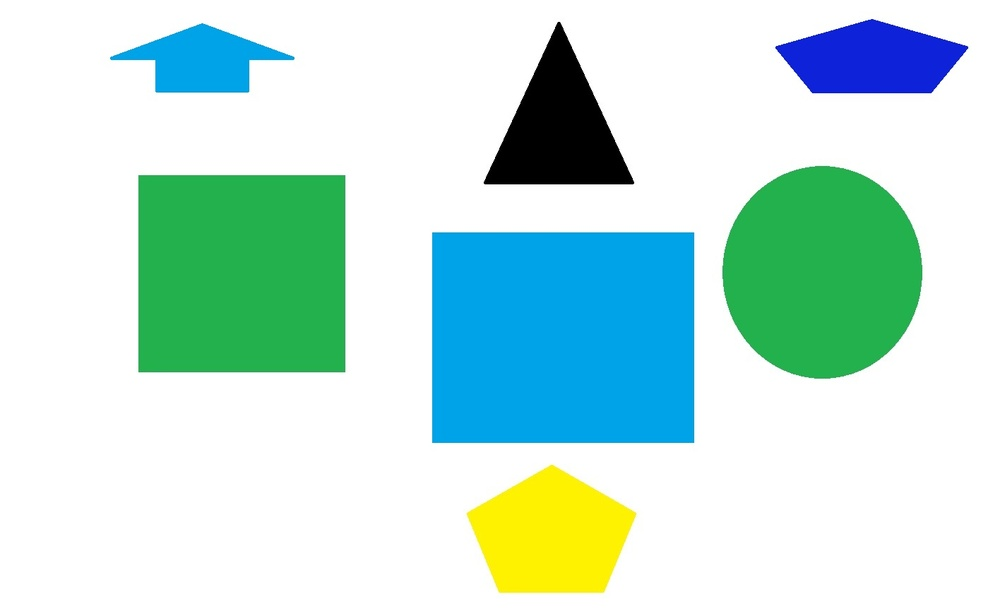
#> input picture task 11/test.jpg, 1000 x 616 px, shrunk from 1416 x 872 before the run
$ python 'task 8.py'
#> lines starting #> are read from the running program, lines starting #| are printed output that depends on the picture; after the words box and inside, x2 and y2 are one past the last pixel; in counts of white or black regions, pixels touching at a corner belong together
import cv2
import numpy as np
import os

def process_image(image_name, output_name="result.jpg"):
#> called with image_name = 'test.jpg', output_name = 'result.jpg'
    script_dir = os.path.dirname(os.path.abspath(__file__))

    image_path = os.path.join(script_dir, image_name)
    output_path = os.path.join(script_dir, output_name)

    image = cv2.imread(image_path)
#> image is the input picture: shape (616, 1000, 3); mean B, G, R 219, 227.1, 193.7
    if image is None:
        print(f"Ошибка: Не удалось загрузить изображение по пути: {image_path}")
        return

    hsv = cv2.cvtColor(image, cv2.COLOR_BGR2HSV)
#> hsv: shape (616, 1000, 3); mean H, S, V 24.5, 60.3, 237.2

    lower_blue = np.array([90, 50, 50])
    upper_blue = np.array([130, 255, 255])

    mask = cv2.inRange(hsv, lower_blue, upper_blue)
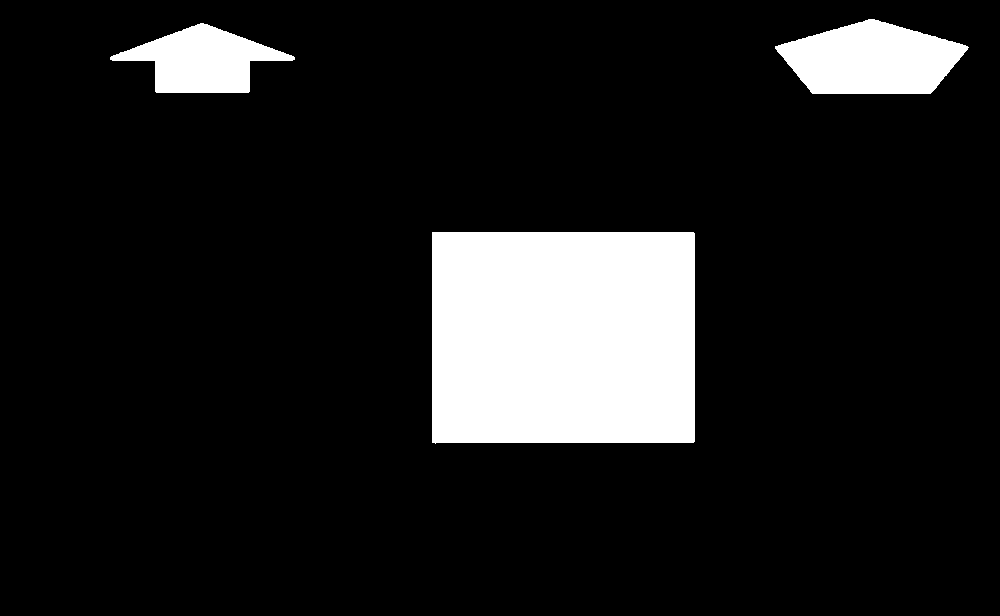
#> mask: shape (616, 1000); 11.8% white; 3 white regions, box (x1, y1, x2, y2) and area: (432, 232, 695, 444) 55492, (775, 19, 969, 94) 10213, (110, 23, 295, 93) 6987

    kernel = cv2.getStructuringElement(cv2.MORPH_RECT, (5, 5))
    mask = cv2.morphologyEx(mask, cv2.MORPH_CLOSE, kernel)
    mask = cv2.morphologyEx(mask, cv2.MORPH_OPEN, kernel)
#> mask: shape (616, 1000); 11.8% white; 3 white regions

    contours, _ = cv2.findContours(mask, cv2.RETR_EXTERNAL, cv2.CHAIN_APPROX_SIMPLE)
#> contours = 3 contours; box (x1, y1, x2, y2) and area: (432, 232, 695, 443) 55019, (777, 19, 967, 94) 9999, (112, 24, 293, 93) 6754

    for contour in contours:
        if cv2.contourArea(contour) < 100:
            continue

        M = cv2.moments(contour)
        if M["m00"] != 0:
            cX = int(M["m10"] / M["m00"])
            cY = int(M["m01"] / M["m00"])

            cv2.circle(image, (cX, cY), 5, (0, 0, 255), -1)
#> this loop made 3 passes
#> (cX, cY) on passes 1 to 3: (562, 337), (201, 60), (871, 59)
#> image: shape (616, 1000, 3); 0.04% of pixels changed, all inside (x1, y1, x2, y2) = (196, 54, 877, 343)

    cv2.imwrite(output_path, image)
    print(f"Обработка завершена. Результат сохранен в {output_path}")

process_image("test.jpg")
